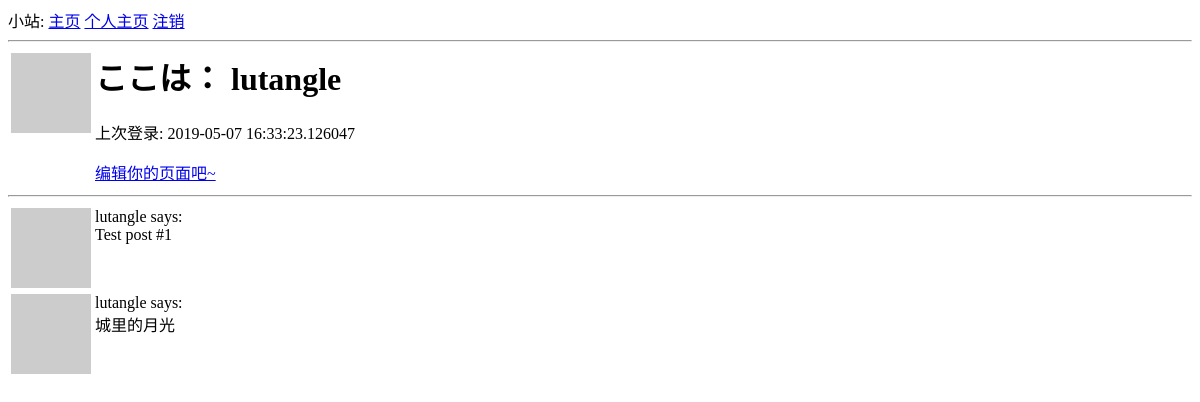
The app's page /user/lutangle (signed in), older data.
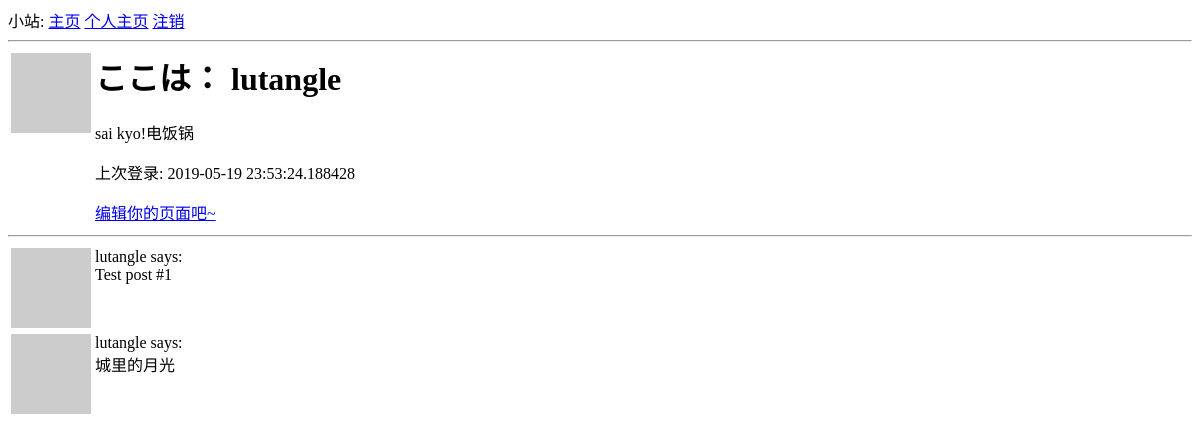
The same page, newer data.
### app/models.py (models this page shows, shortened)
class User(UserMixin,db.Model):
    id = db.Column(db.Integer, primary_key=True)
    username = db.Column(db.String(64), index=True, unique=True)
    email = db.Column(db.String(120), index=True, unique=True)
    password_hash = db.Column(db.String(128))
    about_me = db.Column(db.String(140))
    last_seen = db.Column(db.DateTime, default=datetime.utcnow)
    def avatar(self, size):
        digest = md5(self.email.lower().encode('utf-8')).hexdigest()
        return 'https://www.gravatar.com/avatar/{}?d=identicon&s={}'.format(
            digest, size)

### app/routes.py (the view)
@app.route('/user/<username>')
@login_required
def user(username):
    user = User.query.filter_by(username=username).first_or_404()
    posts = [
        {'author': user, 'body': 'Test post #1'},
        {'author': user, 'body': '城里的月光'}
    ]
    return render_template('user.html', user=user, posts=posts)

### app/models.py (called while the page is built)
@login.user_loader
def load_user(id):
    return User.query.get(int(id))

### app/routes.py (called while the page is built)
@app.before_request
def before_request():
    if current_user.is_authenticated:
        current_user.last_seen = datetime.now()
        db.session.commit()

### app/templates/user.html
{% extends "base.html" %}
{% block content %}
    <table>
        <tr valign="top">
            <td><img src="{{ user.avatar(64) }}"></td>
            <td>
                <h1>ここは： {{ user.username }}</h1>
                {% if user.about_me %}<p>{{ user.about_me }}</p>{% endif %}
                {% if user.last_seen %}<p>上次登录: {{ user.last_seen }}</p>{% endif %}
                {% if user == current_user %}
                <p><a href="{{ url_for('edit_profile') }}">编辑你的页面吧~</a></p>
                {% endif %}
            </td>
        </tr>
    </table>
    <hr>
    {% for post in posts %}
        {% include '_post.html' %}
    {% endfor %}
{% endblock %}

### app/templates/base.html (shortened to what this page needs)
<html>
    <head>
    </head>
    <body>
        <div>
            小站:
            <a href="{{ url_for('index') }}">主页</a>
            {% if current_user.is_anonymous %}
            <a href="{{ url_for('login') }}">登录</a>
            {% else %}
            <a href="{{ url_for('user', username=current_user.username) }}">个人主页</a>
            <a href="{{ url_for('logout') }}">注销</a>
            {% endif %}
        </div>
        <hr>
        {% block content %}{% endblock %}
    </body>
</html>

### app/templates/_post.html
    <table>
        <tr valign="top">
            <td><img src="{{ post.author.avatar(36) }}"></td>
            <td>{{ post.author.username }} says:<br>{{ post.body }}</td>
        </tr>
    </table>

Row changes from the older to the newer data that the page shows:
changed User "lutangle": about_me (not shown) → "sai kyo!电饭锅"; last_seen "2019-05-07 16:33:23.126047" → "2019-05-19 23:53:24.188428"
